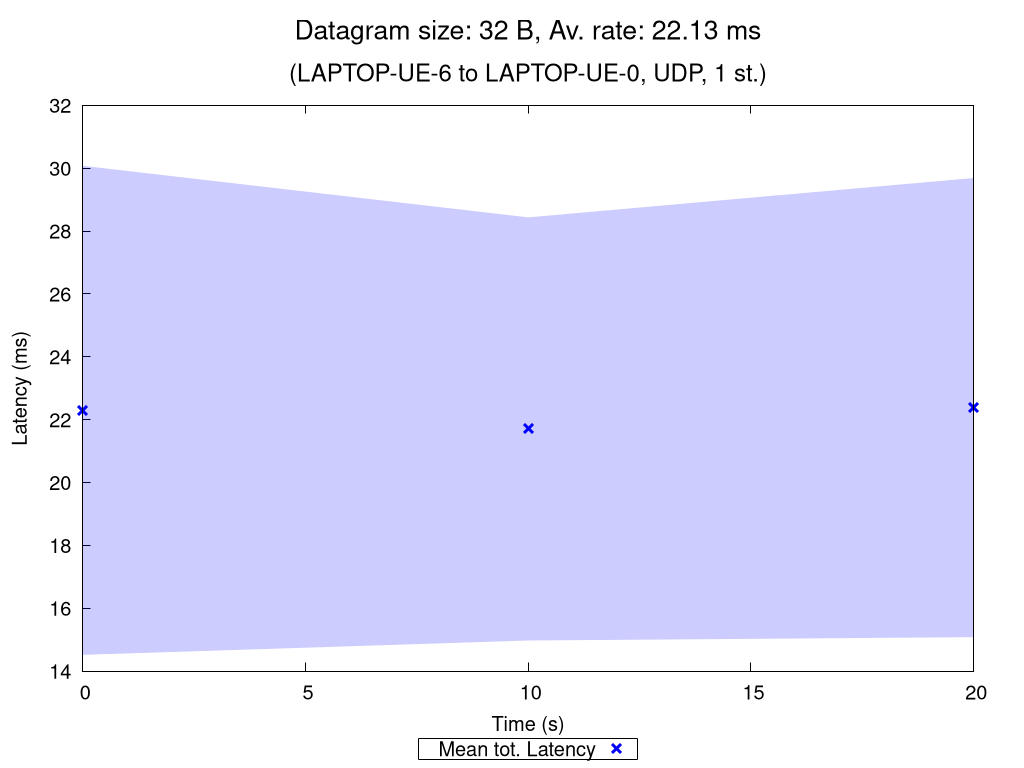

This figure's gnuplot source:
set terminal pngcairo nocrop enhanced size 1024,768 font "Verdana,15"
set output "UDP_1_st_2020_11_05_13-25-57_two2one_00032B.png"

set title "{/=20 Datagram size: 32 B, Av. rate: 22.13 ms}\n\n{/=18 (LAPTOP-UE-6 to LAPTOP-UE-0, UDP, 1 st.)}"

set xlabel "Time (s)"
set ylabel "Latency (ms)"
set ytics nomirror
set key bmargin center horizontal box samplen 1 width -1
set bmargin 4.6
set rmargin 4.5

rf = 1.0  # rate factor
set style fill transparent solid 0.2 noborder
set autoscale xfix
plot "UDP_1_st_2020_11_05_13-25-57_two2one_00032B_iperf_processed.dat" using 1:($2/rf-$3/rf):($2/rf+$3/rf) with filledcurves lc rgb "blue" notitle, \
     "" using 1:($2/rf) with points pt 2 ps 1.5 lw 3 lc rgb "blue" title "Mean tot. Latency", \
